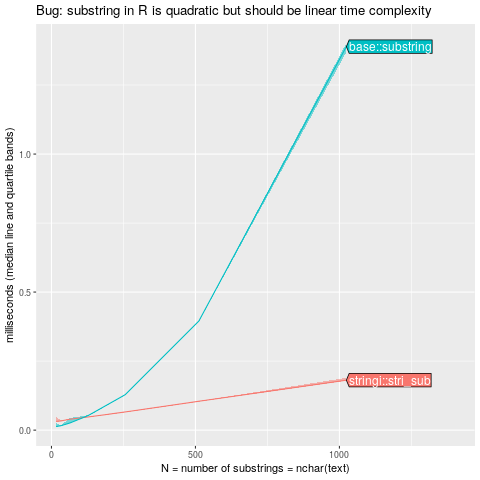

Source code (R):
N.vec <- 2^seq(4, 10)
library(data.table)
library(stringi)
timing.dt.list <- list()
for(N in N.vec){
  subject.vec <- rep("A", l=N)
  subject <- paste(subject.vec, collapse="")
  start.vec <- end.vec <- 1:N #slow too.
  start.vec <- end.vec <- rep(1, N)#slow.
  timing <- microbenchmark::microbenchmark("stringi::stri_sub"={
    stringi::stri_sub(subject, start.vec, end.vec)
  }, "base::substring"={
    substring(subject, start.vec, end.vec)
  }, times=5)
  print(timing)
  timing.dt.list[[paste(N)]] <- data.table(N, timing)
}
timing.dt <- do.call(rbind, timing.dt.list)
timing.dt[, ms := time/1e6]
(stats.dt <- timing.dt[, list(
  median=median(ms),
  q25=quantile(ms, 0.25),
  q75=quantile(ms, 0.75)
  ), by=list(expr, N)])

library(ggplot2)
gg <- ggplot()+
  ggtitle(
    "Bug: substring in R is quadratic but should be linear time complexity")+
  geom_ribbon(aes(
    N, ymin=q25, ymax=q75, fill=expr),
    alpha=0.5,
    data=stats.dt)+
  geom_line(aes(
    N, median, color=expr),
    data=stats.dt)+
  scale_x_continuous(
    "N = number of substrings = nchar(text)",
    limits=c(NA, 1400))+
  scale_y_continuous(
    "milliseconds (median line and quartile bands)")
dl <- directlabels::direct.label(gg, "last.polygons")
png("figure-substring-bug.png")
print(dl)
dev.off()
